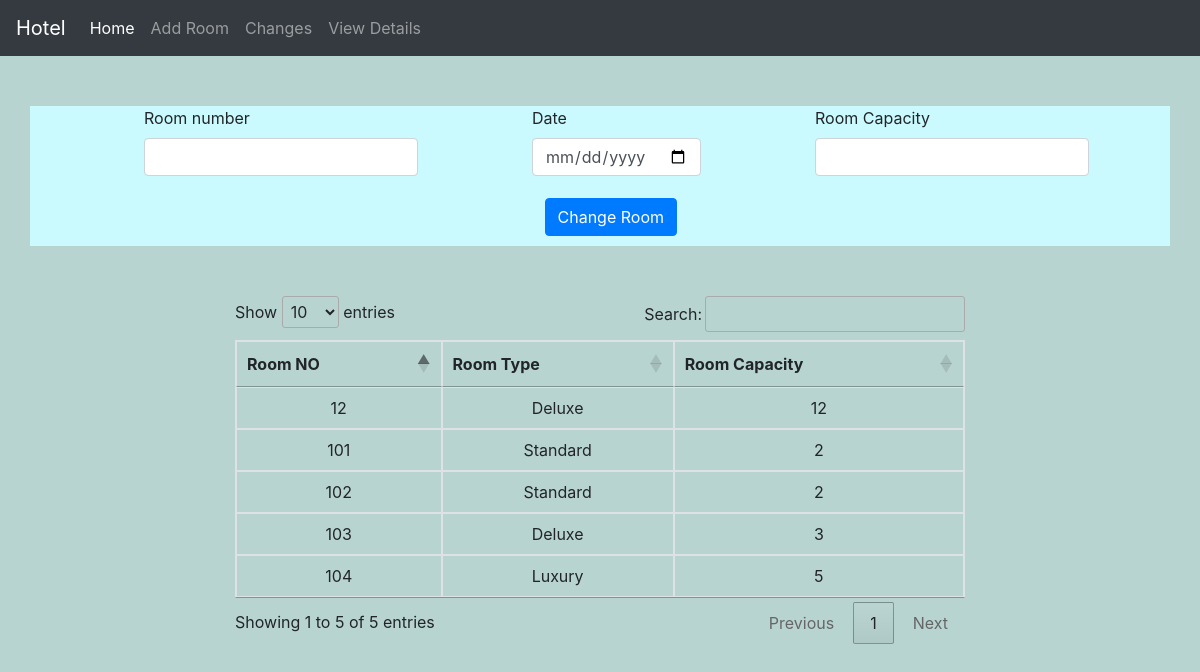
The page /admin_change_room on the database its author committed.
### hotel/views.py (the view)
# urls.py: path('admin_change_room',views.admin_change_room),
def admin_change_room(request):
    conn=sqlite3.connect('rooms.sqlite3')
    sql='select * from room'
    cur=conn.execute(sql)
    data=cur.fetchall()
    conn.close()
    if(request.method=='POST'):
        room_number=request.POST['room_number']
        room_change_date=request.POST.get('room_date')
        room_capacity=request.POST['room_capacity']
        date_time_obj = datetime.strptime(room_change_date, '%Y-%m-%d')
        year=date_time_obj.year
        month=date_time_obj.month
        date=date_time_obj.day
        tabel_name=table_name='YEAR'+str(year)+'MONTH'+str(month)
        con = sqlite3.connect("rooms.sqlite3")
        cursor = con.cursor()
        cursor.execute("SELECT name FROM sqlite_master WHERE type='table';")
        tables_name=cursor.fetchall()
        con.close()
        list_table=[]
        for i in tables_name:
            list_table.append(i[0])
        date_error=False
        if(table_name in list_table):
            conn=sqlite3.connect('rooms.sqlite3')
            sql='CREATE TABLE IF NOT EXISTS change_room (room_no integer,capacity text,date text)'
            conn.execute(sql)
            conn.close()
            conn=sqlite3.connect('rooms.sqlite3')
            sql='INSERT INTO change_room (room_no,capacity,date) VALUES (?,?,?)'
            conn.execute(sql,(room_number,room_capacity,room_change_date,))
            conn.commit()
            conn.close()
        else:
            date_error=True
        return render(request,'admin_change_room.html',{'name':date_error,'data':data})
    else:
        date_error=False
        return render(request,'admin_change_room.html',{'name':date_error,'data':data})

### templates/admin_change_room.html (shortened to what this page needs)
<!doctype html>
<html lang="en">
<head>
    <link rel="stylesheet" href="https://stackpath.bootstrapcdn.com/bootstrap/4.5.2/css/bootstrap.min.css"
>
    <link rel="stylesheet" href="//cdn.datatables.net/1.10.22/css/jquery.dataTables.min.css">
</head>
<body style="background-color: #B8D4D1;">
    <nav class="navbar navbar-expand-lg navbar-dark bg-dark">
        <a class="navbar-brand" href="#">Hotel</a>
        <div class="collapse navbar-collapse" id="navbarSupportedContent">
            <ul class="navbar-nav mr-auto">
                <li class="nav-item active">
                    <a class="nav-link" href="#">Home <span class="sr-only">(current)</span></a>
                </li>
                <li class="nav-item">
                    <a class="nav-link" href="/admin_add_room">Add Room</a>
                </li>
                <li class="nav-item">
                    <a class="nav-link" href="/admin_change_room">Changes</a>
                </li>
                <li class="nav-item">
                    <a class="nav-link" href="/admin_view_details">View Details</a>
                </li>
            </ul>
        </div>
    </nav>
    <div class="container" style="margin-top: 50px;background-color: #CAFAFE;">
        <form action="/admin_change_room" method="POST">
            <div class="row">
                <div class="form-group-col s4" style="margin-left: 10%;">
                    <label for="room_number">Room number</label>
                    <input type="text" class="form-control" id="room_number" name="room_number"
                        aria-describedby="emailHelp">
                </div>
                <div class="form-group-col s4" style="margin-left: 10%;">
                    <label for="room_date">Date</label>
                    <input type="date" class="form-control" id="room_date" name="room_date"
                        aria-describedby="emailHelp">
                </div>
                <div class="form-group-col s4" style="margin-left: 10%;">
                    <label for="room_capacity">Room Capacity</label>
                    <input type="text" class="form-control" id="room_capacity" name="room_capacity"
                        aria-describedby="emailHelp">
                </div>
            </div>
            <button type="submit" class="btn btn-primary" style="margin-left: 45% ;margin-top: 2%; margin-bottom: 10px;">Change Room</button>
        </form>
    </div>
    <div class="container" style="margin-top: 50px;">
        <div class="row">
            <div class="col-md-8 offset-2">
                <table class="table table-bordered table-hover" id='room'>
                    <thead>
                        <th>Room NO</th>
                        <th>Room Type</th>
                        <th>Room Capacity</th>
                    </thead>
                    <tbody>
                        {% for room_data in data %}
                        <tr>
                            <td style="text-align: center;">{{ room_data.0 }}</td>
                            <td style="text-align: center;">{{ room_data.1 }}</td>
                            <td style="text-align: center;">{{ room_data.2 }}</td>
                        </tr>
                        {% endfor %}
                    </tbody>
                </table>
            </div>
        </div>
    </div>
</body>
</html>

### rows shown on the page
room: room_data "12", room_type "Deluxe"
room: room_no "101", room_type "Standard", room_capacity "2"
room: room_no "102", room_type "Standard", room_capacity "2"
room: room_no "103", room_type "Deluxe", room_capacity "3"
room: room_no "104", room_type "Luxury", room_capacity "5"
